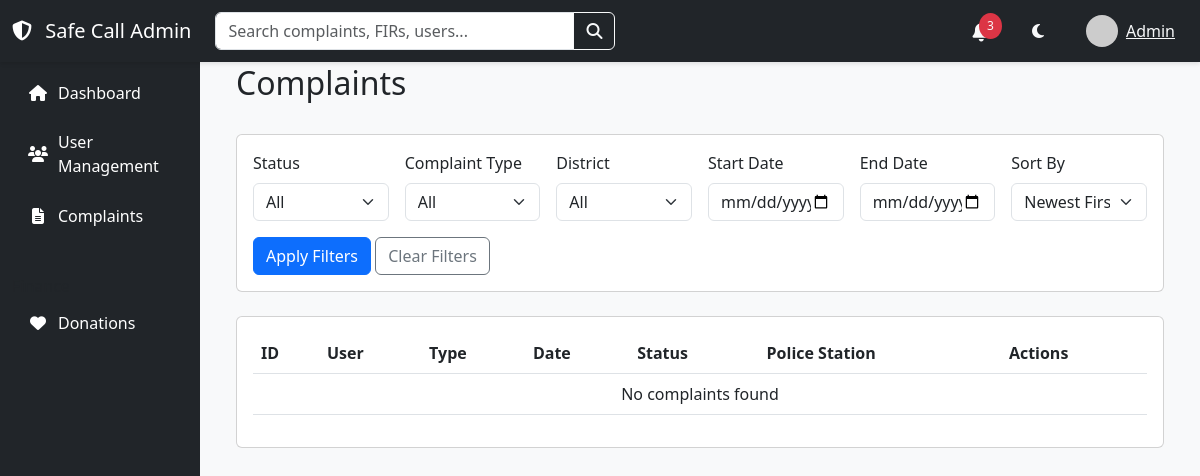
The page /custom-admin/complaints/ (signed in) on the database as committed earlier.
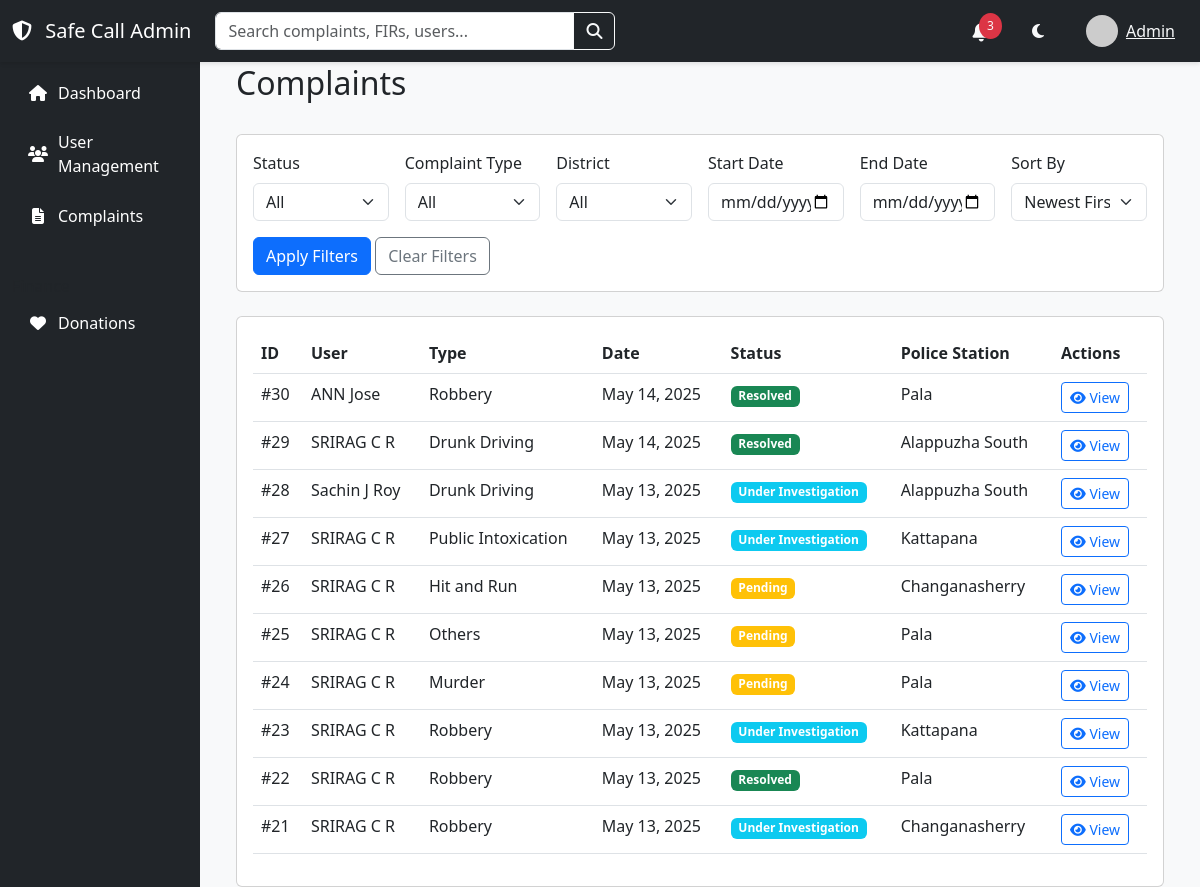
The same page on the database as committed later.
### core/models.py (models this page shows, shortened)
class Complaint(models.Model):
    COMPLAINT_TYPES = [
        ('Robbery', 'Robbery'),
        ('Assault', 'Assault'),
        ('Threats', 'Threats'),
        ('Burglary', 'Burglary'),
        ('Vandalism', 'Vandalism'),
        ('Fraud', 'Fraud'),
        ('Harassment', 'Harassment'),
        ('Theft', 'Theft'),
        ('Domestic Violence', 'Domestic Violence'),
        ('Sexual Assault', 'Sexual Assault'),
        ('Kidnapping', 'Kidnapping'),
        ('Stalking', 'Stalking'),
        ('Drunk Driving', 'Drunk Driving'),
        ('Hit and Run', 'Hit and Run'),
        ('Drug Offenses', 'Drug Offenses'),
        ('Public Intoxication', 'Public Intoxication'),
        ('Trespassing', 'Trespassing'),
        ('Hate Crimes', 'Hate Crimes'),
        ('Murder', 'Murder'),
        ('Arson', 'Arson'),
        ('Others', 'Others'),
    ]
    TIME_CHOICES = [
        ('Midnight', '12:00 AM - 12:59 AM'),
        ('Morning', '6:00 AM - 11:59 AM'),
        ('Noon', '12:00 PM - 12:59 PM'),
        ('Afternoon', '1:00 PM - 5:59 PM'),
        ('Evening', '6:00 PM - 8:59 PM'),
        ('Night', '9:00 PM - 11:59 PM'),
    ]
    STATUS_CHOICES = [
        ('Pending', 'Pending'),
        ('Under Investigation', 'Under Investigation'),
        ('Resolved', 'Resolved'),
        ('Rejected', 'Rejected'),
    ]
    user = models.ForeignKey(PublicUser, on_delete=models.CASCADE)
    police_station = models.ForeignKey(PoliceStation, on_delete=models.CASCADE)
    complaint_type = models.CharField(max_length=50, choices=COMPLAINT_TYPES)
    incident_date = models.DateField()
    incident_time = models.CharField(max_length=20, choices=TIME_CHOICES)
    incident_location = models.TextField(default='Location not specified')
    description = models.TextField()
    evidence = models.FileField(upload_to='complaint_evidence/', null=True, blank=True)
    status = models.CharField(max_length=20, choices=STATUS_CHOICES, default='Pending')
    registered_at = models.DateTimeField(auto_now_add=True)
    resolution_date = models.DateTimeField(null=True, blank=True)

class PublicUser(models.Model):
    first_name = models.CharField(max_length=100)
    last_name = models.CharField(max_length=100)
    email = models.EmailField(unique=True)
    phone = models.CharField(max_length=15)
    adhaar = models.CharField(max_length=12, unique=True)
    address = models.TextField(null=True, blank=True)
    district = models.CharField(max_length=100, null=True, blank=True)
    pincode = models.CharField(max_length=6, null=True, blank=True)
    password = models.CharField(max_length=255)
    profile_picture = models.ImageField(upload_to='profile_pictures/', null=True, blank=True)
    date_of_birth = models.DateField(null=True, blank=True)
    gender = models.CharField(max_length=10, choices=[('Male', 'Male'), ('Female', 'Female'), ('Other', 'Other')], null=True, blank=True)
    is_verified = models.BooleanField(default=False)

class PoliceStation(models.Model):
    district = models.CharField(max_length=100)
    location = models.CharField(max_length=255)
    pincode = models.CharField(max_length=6)
    contact = models.CharField(max_length=15)
    email = models.EmailField(unique=True)  # Added email field
    password = models.CharField(max_length=255)
    approved = models.BooleanField(default=False)

### custom_admin/views.py (the view)
# urls.py: path('complaints/', views.ComplaintListView.as_view(), name='complaints'),
class ComplaintListView(SuperUserRequiredMixin, TemplateView):
    template_name = 'admin/complaints.html'
    def get_context_data(self, **kwargs):
        context = super().get_context_data(**kwargs)
        try:
            status = self.request.GET.get('status')
            complaint_type = self.request.GET.get('type')
            district = self.request.GET.get('district')
            sort = self.request.GET.get('sort', '-registered_at')
            start_date = self.request.GET.get('start_date')
            end_date = self.request.GET.get('end_date')
            complaints = Complaint.objects.select_related('user', 'police_station')
            if status:
                complaints = complaints.filter(status=status)
            if complaint_type:
                complaints = complaints.filter(complaint_type=complaint_type)
            if district and district != 'all':
                complaints = complaints.filter(police_station__district=district)
            if start_date:
                complaints = complaints.filter(registered_at__gte=start_date)
            if end_date:
                complaints = complaints.filter(registered_at__lte=end_date)
            if sort == 'oldest':
                complaints = complaints.order_by('registered_at')
            elif sort == 'priority':
                complaints = complaints.order_by('-priority', '-registered_at')
            else:  # newest first (default)
                complaints = complaints.order_by('-registered_at')
            districts = PoliceStation.objects.values_list('district', flat=True).distinct()
            complaint_types = Complaint.objects.values_list('complaint_type', flat=True).distinct()
            context.update({
                'complaints': complaints,
                'districts': districts,
                'complaint_types': complaint_types,
                'current_filters': {
                    'status': status,
                    'type': complaint_type,
                    'district': district,
                    'sort': sort,
                    'start_date': start_date,
                    'end_date': end_date
                }
            })
        except Exception as e:
            messages.error(self.request, f'Error loading complaints: {str(e)}')
            context.update({
                'complaints': [],
                'districts': [],
                'complaint_types': [],
                'current_filters': {}
            })
        return context

### custom_admin/views.py (called while the page is built)
    def test_func(self):
        return self.request.user.is_authenticated and self.request.user.is_superuser

### templates/admin/complaints.html (shortened to what the changed rows need)
{% extends "admin/base.html" %}
{% block content %}
<div class="container-fluid">
    <div class="d-flex justify-content-between align-items-center mb-4">
        <h1 class="h2">Complaints</h1>
    </div>
    <div class="card">
        <div class="card-body">
            <div class="table-responsive">
                <table class="table table-hover">
                    <thead>
                        <tr>
                            <th>ID</th>
                            <th>User</th>
                            <th>Type</th>
                            <th>Date</th>
                            <th>Status</th>
                            <th>Police Station</th>
                            <th>Actions</th>
                        </tr>
                    </thead>
                    <tbody>
                        {% for complaint in complaints %}
                        <tr>
                            <td>#{{ complaint.id }}</td>
                            <td>{{ complaint.user.first_name }} {{ complaint.user.last_name }}</td>
                            <td>{{ complaint.complaint_type }}</td>
                            <td>{{ complaint.registered_at|date:"M d, Y" }}</td>
                            <td>
                                {% if complaint.status == 'Pending' %}
                                    <span class="badge bg-warning">Pending</span>
                                {% elif complaint.status == 'Under Investigation' %}
                                    <span class="badge bg-info">Under Investigation</span>
                                {% elif complaint.status == 'Resolved' %}
                                    <span class="badge bg-success">Resolved</span>
                                {% elif complaint.status == 'Rejected' %}
                                    <span class="badge bg-danger">Rejected</span>
                                {% endif %}
                            </td>
                            <td>
                                {% if complaint.police_station %}
                                    {{ complaint.police_station.location }}
                                {% else %}
                                    <span class="text-muted">Not Assigned</span>
                                {% endif %}
                            </td>
                            <td>
                                <a href="{% url 'custom_admin:complaint_detail' complaint.id %}" class="btn btn-sm btn-outline-primary">
                                    <i class="fas fa-eye"></i> View
                                </a>
                            </td>
                        </tr>
                        {% empty %}
                        <tr>
                            <td colspan="7" class="text-center">No complaints found</td>
                        </tr>
                        {% endfor %}
                    </tbody>
                </table>
            </div>
        </div>
    </div>
</div>
{% endblock %}

Rows that differ between the two databases and show on the page:
added Complaint: id "30", user.first_name "ANN", user.last_name "Jose", complaint_type "Robbery", registered_at "May 14, 2025", status "Resolved", police_station.location "Pala"
added Complaint: id "29", user.first_name "SRIRAG", user.last_name "C R", complaint_type "Drunk Driving", registered_at "May 14, 2025", status "Resolved", police_station.location "Alappuzha South"
added Complaint: id "28", user.first_name "Sachin", user.last_name "J Roy", complaint_type "Drunk Driving", registered_at "May 13, 2025", shows "Under Investigation", police_station.location "Alappuzha South"
added Complaint: id "27", user.first_name "SRIRAG", user.last_name "C R", complaint_type "Public Intoxication", registered_at "May 13, 2025", shows "Under Investigation", police_station.location "Kattapana"
added Complaint: id "26", user.first_name "SRIRAG", user.last_name "C R", complaint_type "Hit and Run", registered_at "May 13, 2025", status "Pending", police_station.location "Changanasherry"
added Complaint: id "25", user.first_name "SRIRAG", user.last_name "C R", complaint_type "Others", registered_at "May 13, 2025", status "Pending", police_station.location "Pala"
added Complaint: id "24", user.first_name "SRIRAG", user.last_name "C R", complaint_type "Murder", registered_at "May 13, 2025", status "Pending", police_station.location "Pala"
added Complaint: id "23", user.first_name "SRIRAG", user.last_name "C R", complaint_type "Robbery", registered_at "May 13, 2025", shows "Under Investigation", police_station.location "Kattapana"
added Complaint: id "22", user.first_name "SRIRAG", user.last_name "C R", complaint_type "Robbery", registered_at "May 13, 2025", status "Resolved", police_station.location "Pala"
added Complaint: id "21", user.first_name "SRIRAG", user.last_name "C R", complaint_type "Robbery", registered_at "May 13, 2025", shows "Under Investigation", police_station.location "Changanasherry"
Other text that changed with them:
text no longer shown: "No complaints found"
